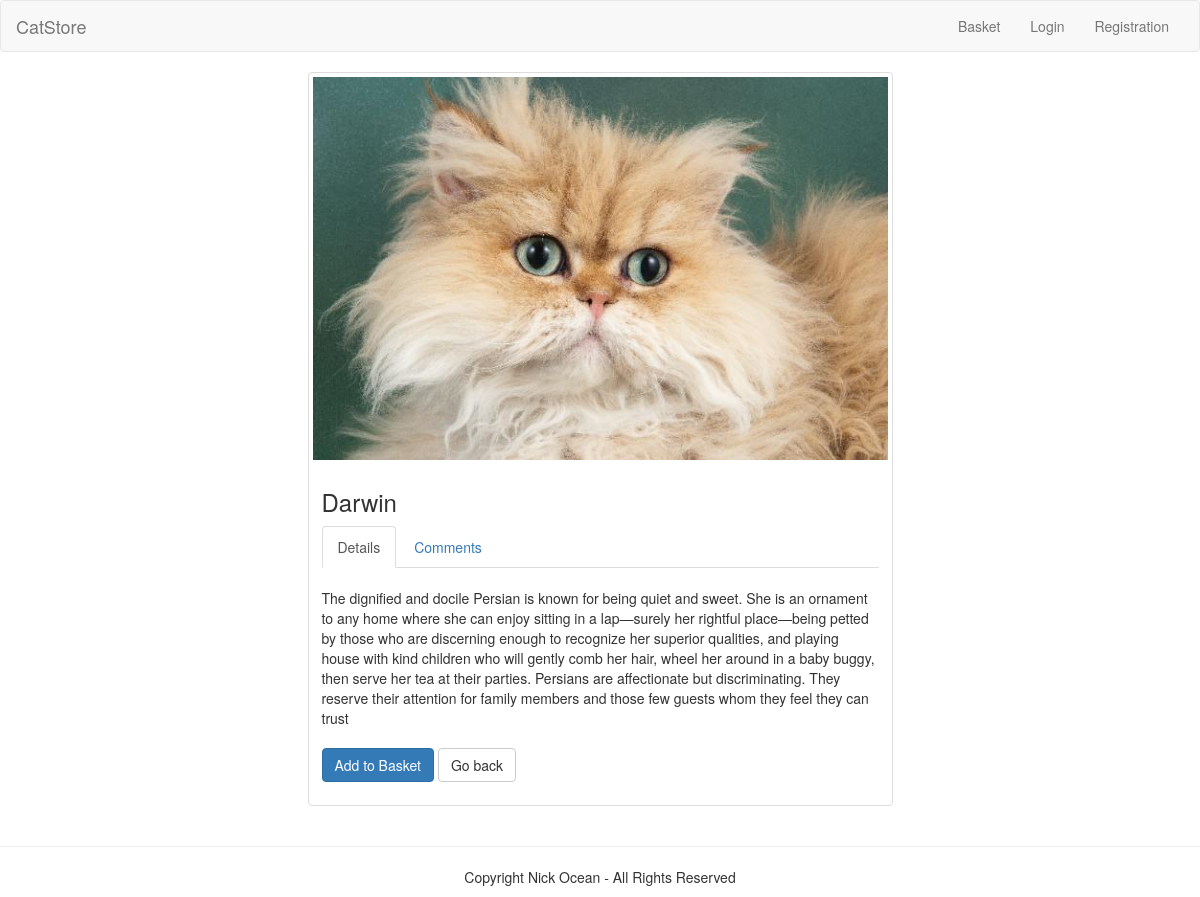
/product?id=3, run on the app's committed database.
### tables this page shows
CREATE TABLE `products` (
  `id` int(11) NOT NULL AUTO_INCREMENT,
  `name` varchar(255) NOT NULL,
  `description` mediumtext NOT NULL,
  `price` int(11) NOT NULL,
  `created_at` datetime DEFAULT CURRENT_TIMESTAMP,
  `updated_at` datetime DEFAULT NULL ON UPDATE CURRENT_TIMESTAMP,
  `image` varchar(255) NOT NULL,
  PRIMARY KEY (`id`)
);

### app/controllers/ProductController.php (called while the page is built, shortened)
<?php
class ProductController extends Controller
{
    public function product()
    {
        $content = $this->model->getProduct($_GET['id']);
        $comments = $this->model->getComments($_GET['id']);
        $vars = [
            'content' => $content,
            'comments' => $comments
        ];
        $this->view->render('product', $vars);
    }
}

### public/index.php (called while the page is built, shortened)
<?php
$router = new \Src\Router();
$router->run();

### src/Db.php (called while the page is built, shortened)
<?php
class Db
{
    protected $db;
    public function __construct()
    {
        $config = require_once APP . '/config/db.php';
        $this->db = new PDO('mysql:host=' . $config['host'] . ';dbname=' . $config['name'] . ';charset=utf8', $config['user'], $config['password']);
    }
    public function query($sql, $params = [])
    {
        $stmt = $this->db->prepare($sql);
        $stmt->execute();
        return $stmt;
    }
    public function row($sql, $params = [])
    {
        $result = $this->query($sql, $params);
        return $result->fetchAll(PDO::FETCH_ASSOC);
    }
}

### app/config/db.php (called while the page is built)
<?php
return [
    'host' => 'localhost',
    'name' => 'osmachko_db',
    'password' => '321177',
    'user' => 'osmachko'
];

### app/models/Product.php (called while the page is built, shortened)
<?php
class Product extends Model
{
    public function getProduct($id)
    {
        $result = $this->db->row("SELECT * FROM products WHERE id = $id");
        return $result;
    }
}

### src/Model.php (called while the page is built, shortened)
<?php
class Model
{
    public function __construct()
    {
        $this->db = new Db;
    }
}

### app/views/product.php (the view, shortened to what this page needs)
<? require_once "partials/_head.php"; ?>
<body>
<div class="row">
    <div class="col-sm-4 col-md-6 col-md-offset-3">
        <div class="thumbnail">
            <img src="<?= $this->params['content'][0]['image'] ?>" alt="...">
            <div class="caption">
                <h3><?= $this->params['content'][0]['name'] ?></h3>
                <div>
                    <ul class="nav nav-tabs" role="tablist">
                        <li role="presentation" class="active"><a href="#home" aria-controls="home" role="tab" data-toggle="tab">Details</a></li>
                        <li role="presentation"><a href="#messages" aria-controls="messages" role="tab" data-toggle="tab">Comments</a></li>
                    </ul>
                    <div class="tab-content">
                        <div role="tabpanel" class="tab-pane active" id="home"
                             style="margin-top: 20px"><?= $this->params['content'][0]['description'] ?></div>
                        <p><a href="basket?id=<?= $this->params['content'][0]['id'] ?>" class="btn btn-primary" role="button" style="margin-top: 20px">Add to Basket</a>
                            <a href="/" class="btn btn-default" role="button" style="margin-top: 20px">Go back</a></p>
                    </div>
                </div>
            </div>
        </div>
    </div>
</div>
<? require_once "partials/_footer.php" ?>

### data on the page
products: image (picture), name "Darwin", description "The dignified and docile Persian is known for being quiet and sweet. She is an ornament to any home where she can enjoy sitting in a lap—surely her rightful place—being petted by those who are discerning enough to recognize her superior qualities, and playing house with kind children who will gently comb her hair, wheel her around in a baby buggy, then serve her tea at their parties. Persians are affectionate but discriminating. They reserve their attention for family members and those few guests whom they feel they can trust"
